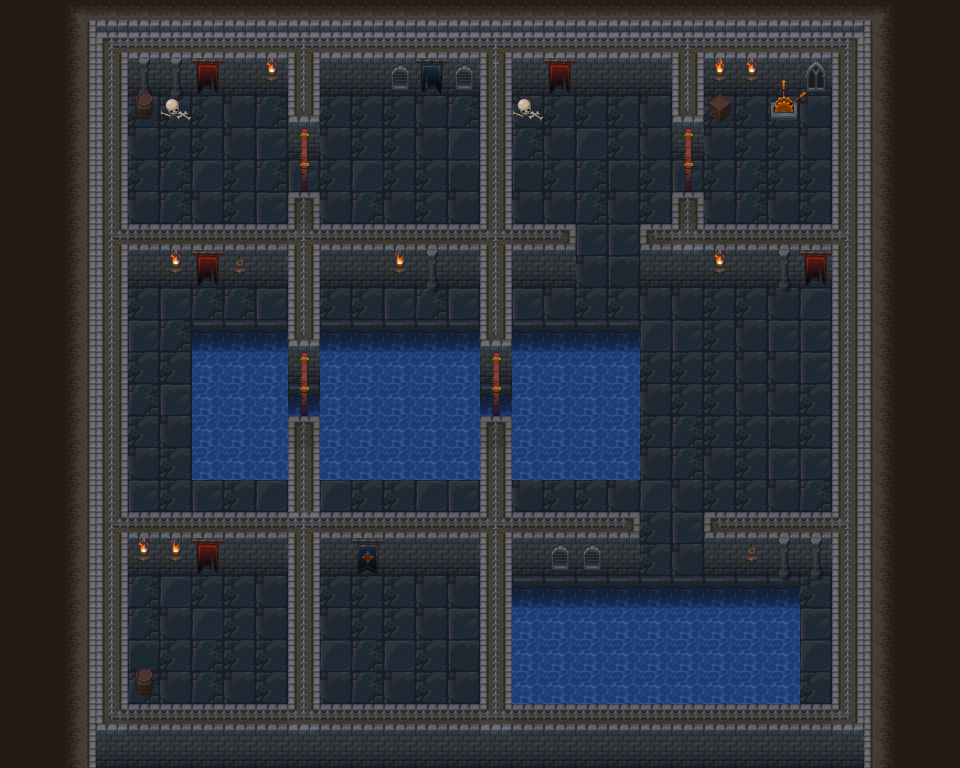

A level layout from a 2D game, rendered from its tile map. Below: a short description, then the map file with tile-grid data replaced by summaries:
An orthogonal 30x24 tile map with 32x32 px tiles, 12 tile layers (bg, bg 1, decoration, floor object, ...) and 69 objects (26x collision, 4x key, 3x 1, 3x 3, 3x 2, ...).

<map version="1.0" tiledversion="1.1.4" orientation="orthogonal" renderorder="right-down" width="30" height="24" tilewidth="32" tileheight="32" infinite="0" nextobjectid="209">
 <tileset firstgid="1" name="tiles" tilewidth="32" tileheight="32" tilecount="240" columns="10">
  <image source="maps/tiles.png" width="320" height="768" />
 </tileset>
 <layer name="bg" width="30" height="24">
  <properties>
   <property name="bg" value="1" />
   <property name="tileset" value="tiles" />
  </properties>
  <data>[720 cells, 661 non-empty, 28 distinct tile ids]</data>
 </layer>
 <layer name="bg 1" width="30" height="24">
  <properties>
   <property name="bg" value="1" />
  </properties>
  <data>[720 cells, 0 non-empty, 0 distinct tile ids]</data>
 </layer>
 <layer name="decoration" width="30" height="24">
  <properties>
   <property name="bg" value="1" />
  </properties>
  <data>[720 cells, 53 non-empty, 19 distinct tile ids]</data>
 </layer>
 <layer name="floor object" width="30" height="24">
  <properties>
   <property name="bg" value="1" />
  </properties>
  <data>[720 cells, 11 non-empty, 7 distinct tile ids]</data>
 </layer>
 <layer name="door closed 1" width="30" height="24">
  <properties>
   <property name="doorClosed" value="1" />
  </properties>
  <data>[720 cells, 2 non-empty, 2 distinct tile ids]</data>
 </layer>
 <layer name="door closed 2" width="30" height="24">
  <properties>
   <property name="doorClosed" value="2" />
  </properties>
  <data>[720 cells, 2 non-empty, 2 distinct tile ids]</data>
 </layer>
 <layer name="door closed 3" width="30" height="24">
  <properties>
   <property name="doorClosed" value="3" />
  </properties>
  <data>[720 cells, 2 non-empty, 2 distinct tile ids]</data>
 </layer>
 <layer name="door closed 4" width="30" height="24">
  <properties>
   <property name="doorClosed" value="4" />
  </properties>
  <data>[720 cells, 2 non-empty, 2 distinct tile ids]</data>
 </layer>
 <layer name="switchOn" width="30" height="24">
  <properties>
   <property name="switchon" value="1" />
  </properties>
  <data>[720 cells, 2 non-empty, 2 distinct tile ids]</data>
 </layer>
 <layer name="switchOff" width="30" height="24">
  <properties>
   <property name="switchoff" value="1" />
  </properties>
  <data>[720 cells, 4 non-empty, 4 distinct tile ids]</data>
 </layer>
 <layer name="fg" width="30" height="24" opacity="0.9">
  <properties>
   <property name="fg" value="1" />
   <property name="tileset" value="tiles" />
  </properties>
  <data>[720 cells, 59 non-empty, 4 distinct tile ids]</data>
 </layer>
 <layer name="decoration fg" width="30" height="24">
  <properties>
   <property name="fg" value="1" />
  </properties>
  <data>[720 cells, 13 non-empty, 5 distinct tile ids]</data>
 </layer>
 <objectgroup name="character" visible="0">
  <object id="113" name="princess" type="player" x="584.582" y="166.319" width="14.4196" height="14.4196">
   <ellipse />
  </object>
 </objectgroup>
 <objectgroup name="water side" visible="0">
  <object id="155" type="waterleft" x="188.667" y="332" width="6.66667" height="148" />
  <object id="156" type="waterright" x="638" y="327.333" width="4" height="156.667" />
  <object id="171" type="waterright" x="796" y="576.667" width="4" height="128.667" />
 </objectgroup>
 <objectgroup name="button">
  <properties>
   <property name="button" value="1" />
  </properties>
  <object id="149" name="1.1" x="120" y="376" width="48" height="48" />
  <object id="154" name="2.1" x="728" y="376" width="48" height="48" />
  <object id="181" name="3.1" x="504" y="472" width="48" height="48" />
 </objectgroup>
 <objectgroup name="openSwitch" visible="0">
  <object id="90" type="opensw" x="762.092" y="85.0829" width="45.0995" height="53.2494" />
 </objectgroup>
 <objectgroup name="opendoor">
  <properties>
   <property name="opendoor" value="1" />
  </properties>
  <object id="33" name="1" x="658.354" y="140.927" width="22.5192" height="76.8476" />
  <object id="144" name="3" x="276.497" y="367.473" width="55.6733" height="68.6667" />
  <object id="147" name="2" x="504.17" y="370.596" width="20.5033" height="66.4217" />
  <object id="185" name="4" x="312.439" y="148.864" width="23.3333" height="64.4863" />
 </objectgroup>
 <objectgroup name="door" visible="0">
  <properties>
   <property name="door" value="1" />
  </properties>
  <object id="31" name="1" x="681.268" y="145.541" width="25.0934" height="70.2876">
   <properties>
    <property name="need" value="key1" />
   </properties>
  </object>
  <object id="143" name="3" x="289.333" y="371.513" width="29.3333" height="66.8946">
   <properties>
    <property name="need" value="key3" />
   </properties>
  </object>
  <object id="145" name="2" x="471.17" y="376.555" width="30.6667" height="61.3333">
   <properties>
    <property name="need" value="key2" />
   </properties>
  </object>
  <object id="184" name="4" x="275.983" y="147.97" width="34" height="67.772">
   <properties>
    <property name="need" value="key4" />
   </properties>
  </object>
 </objectgroup>
 <objectgroup name="teleport">
  <properties>
   <property name="teleport" value="1" />
  </properties>
  <object id="194" x="442" y="191" width="29.3333" height="30">
   <properties>
    <property name="from" value="4" />
   </properties>
  </object>
  <object id="197" x="352" y="96" width="34" height="30">
   <properties>
    <property name="from" value="6" />
   </properties>
  </object>
  <object id="190" x="356.333" y="187" width="34.6667" height="34.6667">
   <properties>
    <property name="from" value="3" />
   </properties>
  </object>
  <object id="167" x="440.333" y="96" width="32" height="30.6667">
   <properties>
    <property name="from" value="1" />
   </properties>
  </object>
  <object id="164" x="792.333" y="316" width="32" height="34">
   <properties>
    <property name="from" value="2" />
   </properties>
  </object>
  <object id="200" name="6" x="224" y="640" width="31.3333" height="30">
   <properties>
    <property name="to" value="6" />
   </properties>
  </object>
  <object id="192" name="4" x="392" y="588.333" width="31.3333" height="28">
   <properties>
    <property name="to" value="4" />
   </properties>
  </object>
  <object id="191" name="3" x="340.333" y="662.333" width="33.3333" height="32">
   <properties>
    <property name="to" value="3" />
   </properties>
  </object>
  <object id="165" name="2" x="433.333" y="662" width="30" height="31.3333">
   <properties>
    <property name="to" value="2" />
   </properties>
  </object>
  <object id="163" name="1" x="131" y="471" width="30" height="30">
   <properties>
    <property name="to" value="1" />
   </properties>
  </object>
 </objectgroup>
 <objectgroup name="water">
  <object id="206" type="water" x="200.081" y="334.894" width="431.836" height="136.796" />
  <object id="207" type="water" x="519.643" y="590.684" width="269.755" height="128.374" />
 </objectgroup>
 <objectgroup name="item">
  <properties>
   <property name="item" value="1" />
  </properties>
  <object id="158" name="key1" type="key" x="384" y="482" width="32.6667" height="28.6667">
   <properties>
    <property name="from" value="key1" />
   </properties>
  </object>
  <object id="87" name="key2" type="key" x="156.666" y="605.737" width="29.442" height="31.5953">
   <properties>
    <property name="from" value="key1" />
   </properties>
  </object>
  </objectgroup>
 <objectgroup name="itemchoose" visible="0">
  <properties>
   <property name="itemchoose" value="1" />
  </properties>
  <!-- 35 objects omitted --></objectgroup>
 <objectgroup name="collision">
  <!-- 29 objects omitted --></objectgroup>
 <objectgroup name="block">
  <properties>
   <property name="block" value="1" />
  </properties>
  <!-- 3 objects omitted --></objectgroup>
</map>
<!-- 39 of 69 objects omitted -->